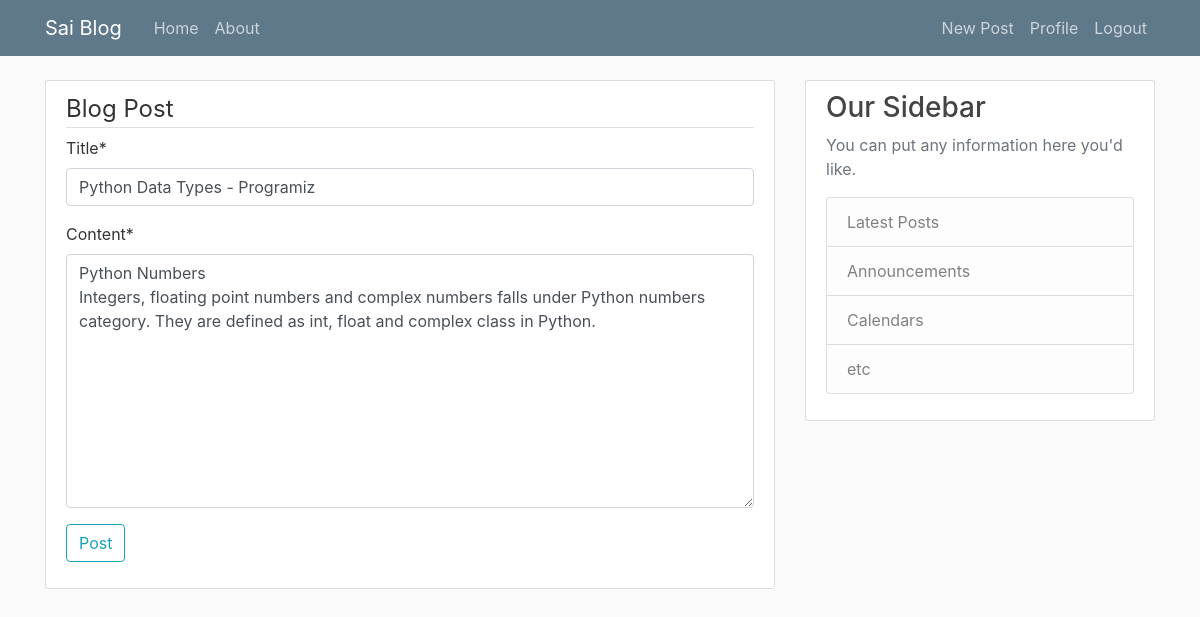
Screenshot of /post/10/update/ (signed in) with the database file from the repository.
### blog/models.py (models this page shows, shortened)
class post(models.Model):
	title=models.CharField(max_length=100)
	content=models.TextField()
	dateposted=models.DateTimeField(default=timezone.now)
	author=models.ForeignKey(User,on_delete=models.CASCADE)

### blog/views.py (the view, shortened to what this page needs)
# urls.py: path('post/<int:pk>/update/', PostUpdateView.as_view(),name='post-update'),
class PostUpdateView(LoginRequiredMixin,UserPassesTestMixin, UpdateView):
	model = post
	fields = ['title','content']
	def test_func(self):
		post=self.get_object()
		if self.request.user == post.author:
			return True
		return False

### blog/templates/blog/post_form.html (shortened to what this page needs)
{% extends "blog/base.html" %}
{% load crispy_forms_tags %}
{% block content %}
	<div class="content-section">
		<form method="POST">
			<fieldset>
				<legend class="border-bottom mb=4">Blog Post</legend>
				{{ form|crispy}}
			</fieldset>
			<div class="form-group">
				<button class="btn btn-outline-info" type="submit">Post</button>
			</div>
		</form>
	</div>
{% endblock content %}

### blog/static/blog/main.css (style rules this page uses)
body { background: #fafafa; color: #333333; margin-top: 5rem; }
.content-section { background: #ffffff; padding: 10px 20px; border: 1px solid #dddddd; border-radius: 3px; margin-bottom: 20px; }

### rows the page displays
post: title "Python Data Types - Programiz", content "Python Numbers Integers, floating point numbers and complex numbers falls under Python numbers category. They are defined as int, float and complex class in Python."
